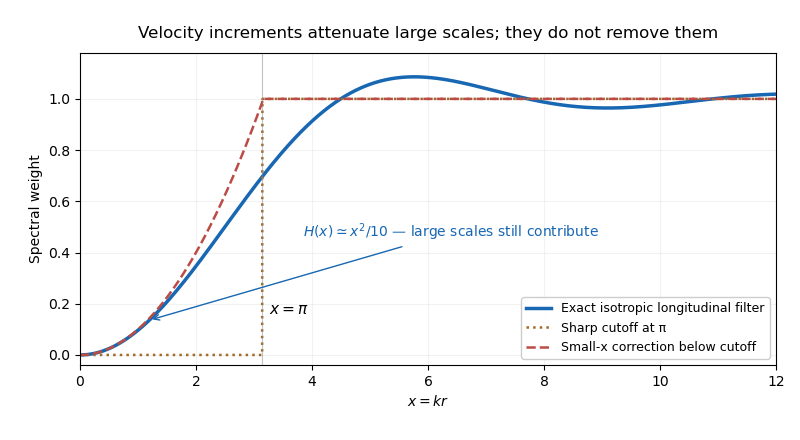

Reproduce this figure in Python.
"""Original spectrum-filter plot. Tested Python 3.14.4, NumPy 2.3.5,
Matplotlib 3.10.7. Writes PNG basename to caller cwd; preserves MPLCONFIGDIR.
"""
import matplotlib
matplotlib.use('Agg')
import matplotlib.pyplot as plt
import numpy as np

x=np.linspace(0,12,2401)
H=np.zeros_like(x)
small=x<.08
H[small]=x[small]**2/10-x[small]**4/280+x[small]**6/15120
large=~small
H[large]=1+3*np.cos(x[large])/x[large]**2-3*np.sin(x[large])/x[large]**3
sharp=(x>=np.pi).astype(float)
improved=np.where(x<np.pi,x*x/10,1)
fig,ax=plt.subplots(figsize=(8.0001,4.4001),dpi=100,facecolor='white')
fig.subplots_adjust(left=.10,right=.97,bottom=.17,top=.88)
ax.plot(x,H,color='#1767b3',lw=2.5,label='Exact isotropic longitudinal filter')
ax.plot(x,sharp,color='#a06b27',lw=1.8,ls=':',label='Sharp cutoff at π')
ax.plot(x,improved,color='#ba4c45',lw=1.8,ls='--',label='Small-x correction below cutoff')
ax.axvline(np.pi,color='#888888',lw=.8,alpha=.5)
ax.text(np.pi+.12,.16,r'$x=\pi$',fontsize=11)
ax.annotate(r'$H(x)\simeq x^2/10$ — large scales still contribute',xy=(1.2,.136),xytext=(3.85,.46),fontsize=10,arrowprops={'arrowstyle':'->','color':'#1767b3'},color='#1767b3')
ax.set_xlim(0,12);ax.set_ylim(-.04,1.18)
ax.set_xlabel(r'$x=kr$');ax.set_ylabel('Spectral weight')
ax.set_title('Velocity increments attenuate large scales; they do not remove them',fontsize=12,pad=11)
ax.grid(alpha=.16);ax.legend(loc='lower right',fontsize=9,framealpha=.97)
fig.savefig('paper-73-structure-function-filter.png',dpi=100,facecolor='white',transparent=False)
plt.close(fig)
